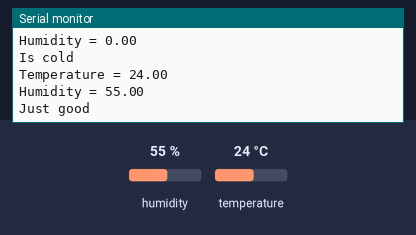
Bench run of a sketch on a simulated Arduino Uno, built with avr-gcc and run on an emulated ATmega328P. On the bench: the last lines printed to the serial monitor. Inputs (shaded band) come from the test bench; at power-on: temperature 24 °C, humidity 55 %. At 19.2 s the program stops and its outputs stay as they are.

Above: at 2.8 s.
2.9 s: temperature set to 26 °C
At 6.6 s:
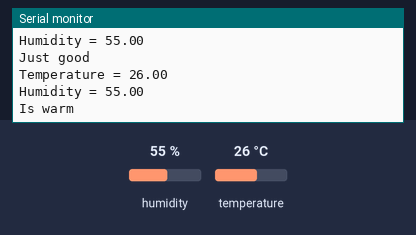
8.8 s: humidity set to 22 %
11.4 s: humidity set to 40 %
At 17.3 s:
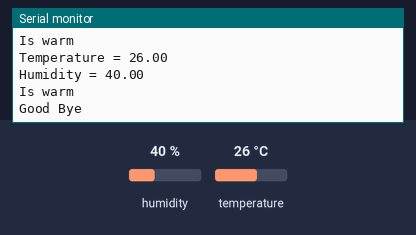
Timing chart, 0 to 18.8 s (numbered marks = the images above; inputs shaded):
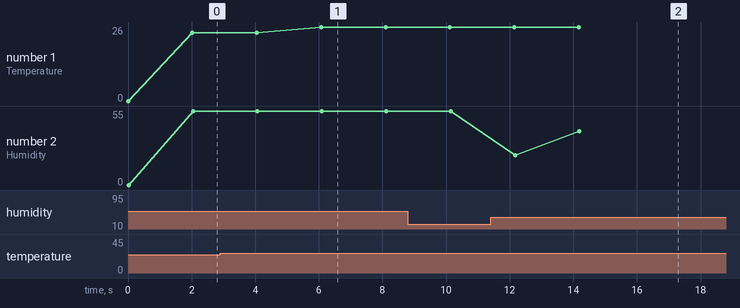

The sketch:

HumTemp_print.ino
```cpp
#include <dht.h>

dht DHT;

#define DHT11_PIN 2

unsigned long startTime;
unsigned long duration = 15000;

void setup(){
  Serial.begin(9600);
  startTime = millis();

}

void loop(){

   unsigned long currentTime = millis();

   if(currentTime - startTime >= duration) {
     Serial.print("Good Bye");
     delay(3000);
     exit(0);
   }
  //checks if the temp is over 24 celsius
   if(DHT.temperature > 24){
    Serial.print("Temperature = ");
    Serial.println(DHT.temperature);
    Serial.print("Humidity = ");
    Serial.println(DHT.humidity);
    Serial.print("Is warm");
   }
  //checks if the temp is between 22 and 24 celsius
   if(DHT.temperature >= 22 && DHT.temperature <= 24){
    Serial.print("Temperature = ");
    Serial.println(DHT.temperature);
    Serial.print("Humidity = ");
    Serial.println(DHT.humidity);
    Serial.print("Just good");
   }
  //checks if the temp is below 22 celsius
   if(DHT.temperature < 22){
    Serial.print("Temperature = ");
    Serial.println(DHT.temperature);
    Serial.print("Humidity = ");
    Serial.println(DHT.humidity);
    Serial.print("Is cold");
   }

    int chk = DHT.read11(DHT11_PIN);

    Serial.println("");
    Serial.println("");
    Serial.println("");
    delay(2000);

}
```

Measured:
- the behaviour switches between 24 and 25 °C on temperature (found by bisection; images 0 and 1)
- after the input at 2.9 s, the serial monitor: prints a new line after 3.2 s (image 1)
- after the input at 11.4 s, the serial monitor: prints a new line after 2.8 s (image 2)
- plotted number 1: 24 → 26 after the input at 2.9 s
- plotted number 2: 55 → 40 after the input at 11.4 s
